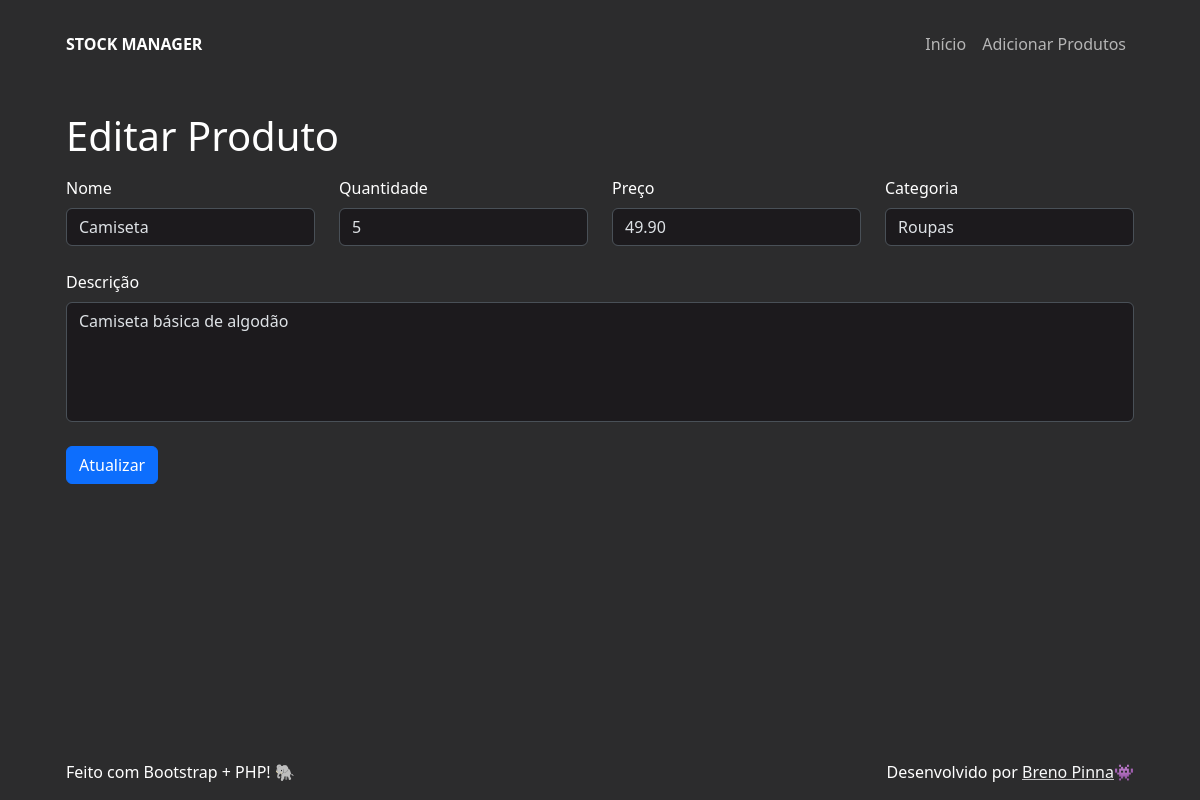
The page /update?id=1 on the database as committed earlier.
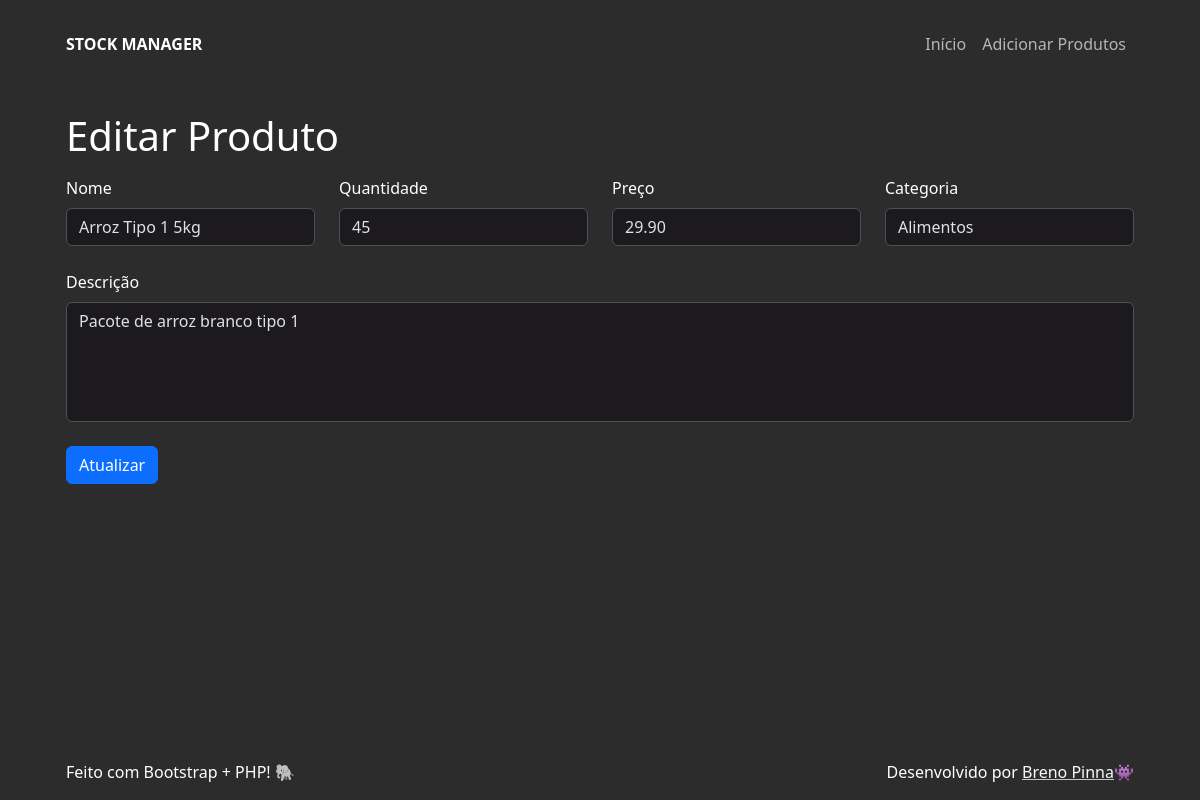
The same page on the database as committed later.
### tables this page shows
CREATE TABLE products (
  id int NOT NULL AUTO_INCREMENT,
  name varchar(255) NOT NULL,
  quantity int NOT NULL,
  category varchar(255) NOT NULL,
  price decimal(10, 2) NOT NULL,
  description varchar(1000) NOT NULL,
  created_at timestamp DEFAULT CURRENT_TIMESTAMP,
  modified_at timestamp DEFAULT CURRENT_TIMESTAMP ON UPDATE CURRENT_TIMESTAMP,
  PRIMARY KEY (id)
);

### htdocs/src/data/get_product_details.php (called while the page is built, shortened)
<?php
  function get_product_details(int $id){
    try {
      $con = connect();
      $sql = "SELECT * FROM products WHERE products.id = :id;";
      $stmt = $con->prepare($sql);
      $stmt->execute([
        ":id" => $id
      ]);
      $product_details = $stmt->fetch(PDO::FETCH_ASSOC);
      return ['success' => true, 'data' => $product_details];
    } catch (\Throwable $th) {
      return ['success' => false, 'message' => $th->getMessage()];
    }
  }

### htdocs/src/components/product_form.php (the view, shortened to what this page needs)
<?php
  function product_form(FormMode $mode, array $product = []){
    $id = $product['id'] ?? 0;
    $name = $product['name'] ?? "";
    $quantity = $product['quantity'] ?? 1;
    $price = $product['price'] ?? 0.01;
    $category = $product['category'] ?? "";
    $description = $product['description'] ?? "";
    [$path, $button_text] = match($mode) {
      FormMode::CREATE => ['create', "Salvar"],
      FormMode::UPDATE => ['update', "Atualizar"],
    };
    $form_id = $mode == FormMode::CREATE ? "create-product" : "";
    $form_action = $mode == FormMode::UPDATE ? "/actions/{$path}.php" : "";
    $input_hidden = $mode == FormMode::UPDATE ? "<input type='hidden' name='id' value={$id}>" : "";
    return <<<HTML
    <div class="gy-4">
      <form id="{$form_id}" action="{$form_action}" method="post">
        {$input_hidden}
        <div class="row row-gap-2">
          <div class="col-12 col-sm-3">
            <label for="name" class="form-label">Nome</label>
            <input
              type="text"
              class="form-control bg-secondary"
              id="name"
              name="name"
              value="{$name}"
              required />
          </div>
          <div class="col-6 col-sm-3">
            <label for="quantity" class="form-label">Quantidade</label>
            <input
              type="number"
              step="1"
              min="1"
              class="form-control bg-secondary"
              id="quantity"
              name="quantity"
              value="{$quantity}"
              required />
          </div>
          <div class="col-6 col-sm-3">
            <label for="price" class="form-label">Preço</label>
            <input
              type="number"
              step="0.01"
              min="0.01"
              class="form-control bg-secondary"
              id="price"
              name="price"
              value="{$price}"
              required />
          </div>
          <div class="col-12 col-sm-3">
            <label for="category" class="form-label">Categoria</label>
            <input
              type="text"
              class="form-control bg-secondary"
              id="category"
              name="category"
              value="{$category}"
              required />
          </div>
        </div>
        <div class="row g-0 mt-4">
          <div class="col-12">
            <label for="description" class="form-label">Descrição</label>
            <textarea
              class="form-control bg-secondary resize-none"
              style="height: 120px; resize: none"
              id="description"
              name="description"
              required>{$description}</textarea
            >
          </div>
        </div>
        <button type="submit" class="btn btn-primary mt-4">{$button_text}</button>
      </form>
    </div>
HTML;
  }

Rows that differ between the two databases and show on the page:
changed products: name "Camiseta" → "Arroz Tipo 1 5kg"; quantity "5" → "45"; price "49.90" → "29.90"; category "Roupas" → "Alimentos"; description "Camiseta básica de algodão" → "Pacote de arroz branco tipo 1"
